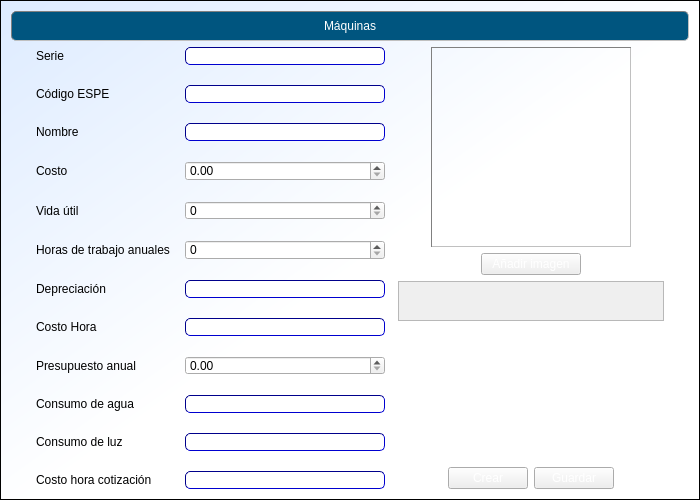
<?xml version="1.0" encoding="UTF-8"?>
<ui version="4.0">
 <class>formularioMaq</class>
 <widget class="QWidget" name="formularioMaq">
  <property name="geometry">
   <rect>
    <x>0</x>
    <y>0</y>
    <width>700</width>
    <height>500</height>
   </rect>
  </property>
  <property name="minimumSize">
   <size>
    <width>700</width>
    <height>500</height>
   </size>
  </property>
  <property name="windowTitle">
   <string>formularioMaq</string>
  </property>
  <property name="styleSheet">
   <string notr="true">QWidget#formularioMaq{
background:qlineargradient(spread:pad, x1:0, y1:0, x2:1, y2:1, stop:0 rgba(221, 235, 255, 255), stop:0.522727 rgba(255, 255, 255, 255));
border: 1px solid black;
}
.QFrame {
 border: 1px inset gray;
 border-radius: 5px;
 background:  transparent;
}
QLabel#label {/*titulos de pág*/
border: 1px inset gray;
 border-radius: 5px;
font: bold 12pt &quot;Calibri&quot;;
background:rgb(0, 85, 127);
color:white;
qproperty-alignment: AlignCenter
}
QLabel#label_11 {/*foto*/
border: 1px inset gray;
qproperty-alignment: AlignCenter
}
QLabel{
border: 0px;
font: 11pt &quot;Arial&quot;;
background: transparent;
}
.QPushButton {
background: qlineargradient(
  x1:0, y1:0, x2:0, y2:1,
  stop:0 #68778e,
  stop: 0.4 #5c637d
  stop: 0.5 #717990,
  stop:1 #bec1d2
 );
 color: white;
}
QLineEdit {
     border: 1px inset darkblue;
     border-radius: 5px;
     background:white;
     selection-background-color: darkgray;
 }</string>
  </property>
  <layout class="QVBoxLayout" name="verticalLayout_2">
   <item>
    <widget class="QLabel" name="label">
     <property name="minimumSize">
      <size>
       <width>0</width>
       <height>30</height>
      </size>
     </property>
     <property name="frameShape">
      <enum>QFrame::Panel</enum>
     </property>
     <property name="frameShadow">
      <enum>QFrame::Raised</enum>
     </property>
     <property name="text">
      <string>Máquinas</string>
     </property>
     <property name="alignment">
      <set>Qt::AlignCenter</set>
     </property>
    </widget>
   </item>
   <item>
    <spacer name="verticalSpacer_3">
     <property name="orientation">
      <enum>Qt::Vertical</enum>
     </property>
     <property name="sizeHint" stdset="0">
      <size>
       <width>20</width>
       <height>9</height>
      </size>
     </property>
    </spacer>
   </item>
   <item>
    <layout class="QHBoxLayout" name="horizontalLayout_4">
     <item>
      <spacer name="horizontalSpacer_3">
       <property name="orientation">
        <enum>Qt::Horizontal</enum>
       </property>
       <property name="sizeHint" stdset="0">
        <size>
         <width>13</width>
         <height>20</height>
        </size>
       </property>
      </spacer>
     </item>
     <item>
      <spacer name="horizontalSpacer_10">
       <property name="orientation">
        <enum>Qt::Horizontal</enum>
       </property>
       <property name="sizeType">
        <enum>QSizePolicy::Maximum</enum>
       </property>
       <property name="sizeHint" stdset="0">
        <size>
         <width>40</width>
         <height>20</height>
        </size>
       </property>
      </spacer>
     </item>
     <item>
      <layout class="QFormLayout" name="formLayout">
       <property name="fieldGrowthPolicy">
        <enum>QFormLayout::AllNonFixedFieldsGrow</enum>
       </property>
       <property name="horizontalSpacing">
        <number>15</number>
       </property>
       <property name="verticalSpacing">
        <number>20</number>
       </property>
       <item row="0" column="0">
        <widget class="QLabel" name="label_2">
         <property name="text">
          <string>Serie</string>
         </property>
        </widget>
       </item>
       <item row="0" column="1">
        <widget class="QLineEdit" name="lineEdit">
         <property name="enabled">
          <bool>true</bool>
         </property>
         <property name="minimumSize">
          <size>
           <width>200</width>
           <height>0</height>
          </size>
         </property>
        </widget>
       </item>
       <item row="1" column="0">
        <widget class="QLabel" name="label_3">
         <property name="text">
          <string>Código ESPE</string>
         </property>
        </widget>
       </item>
       <item row="1" column="1">
        <widget class="QLineEdit" name="lineEdit_2"/>
       </item>
       <item row="2" column="0">
        <widget class="QLabel" name="label_4">
         <property name="text">
          <string>Nombre</string>
         </property>
        </widget>
       </item>
       <item row="2" column="1">
        <widget class="QLineEdit" name="lineEdit_3"/>
       </item>
       <item row="3" column="0">
        <widget class="QLabel" name="label_5">
         <property name="text">
          <string>Costo</string>
         </property>
        </widget>
       </item>
       <item row="3" column="1">
        <widget class="QDoubleSpinBox" name="doubleSpinBox_2">
         <property name="maximum">
          <double>999999999.990000009536743</double>
         </property>
        </widget>
       </item>
       <item row="4" column="0">
        <widget class="QLabel" name="label_6">
         <property name="text">
          <string>Vida útil</string>
         </property>
        </widget>
       </item>
       <item row="4" column="1">
        <widget class="QSpinBox" name="spinBox">
         <property name="maximum">
          <number>999999999</number>
         </property>
        </widget>
       </item>
       <item row="5" column="0">
        <widget class="QLabel" name="label_7">
         <property name="text">
          <string>Horas de trabajo anuales</string>
         </property>
        </widget>
       </item>
       <item row="5" column="1">
        <widget class="QSpinBox" name="spinBox_2">
         <property name="maximum">
          <number>999999999</number>
         </property>
        </widget>
       </item>
       <item row="6" column="0">
        <widget class="QLabel" name="label_8">
         <property name="text">
          <string>Depreciación</string>
         </property>
        </widget>
       </item>
       <item row="6" column="1">
        <widget class="QLineEdit" name="lineEdit_5">
         <property name="enabled">
          <bool>false</bool>
         </property>
        </widget>
       </item>
       <item row="7" column="0">
        <widget class="QLabel" name="label_9">
         <property name="text">
          <string>Costo Hora</string>
         </property>
        </widget>
       </item>
       <item row="7" column="1">
        <widget class="QLineEdit" name="lineEdit_10">
         <property name="enabled">
          <bool>false</bool>
         </property>
        </widget>
       </item>
       <item row="8" column="0">
        <widget class="QLabel" name="label_10">
         <property name="text">
          <string>Presupuesto anual</string>
         </property>
        </widget>
       </item>
       <item row="8" column="1">
        <widget class="QDoubleSpinBox" name="doubleSpinBox_3">
         <property name="maximum">
          <double>999999999.990000009536743</double>
         </property>
        </widget>
       </item>
       <item row="9" column="0">
        <widget class="QLabel" name="label_12">
         <property name="text">
          <string>Consumo de agua</string>
         </property>
        </widget>
       </item>
       <item row="9" column="1">
        <widget class="QLineEdit" name="lineEdit_7">
         <property name="enabled">
          <bool>false</bool>
         </property>
        </widget>
       </item>
       <item row="10" column="0">
        <widget class="QLabel" name="label_13">
         <property name="text">
          <string>Consumo de luz</string>
         </property>
        </widget>
       </item>
       <item row="10" column="1">
        <widget class="QLineEdit" name="lineEdit_8">
         <property name="enabled">
          <bool>false</bool>
         </property>
        </widget>
       </item>
       <item row="11" column="0">
        <widget class="QLabel" name="label_14">
         <property name="text">
          <string>Costo hora cotización</string>
         </property>
        </widget>
       </item>
       <item row="11" column="1">
        <widget class="QLineEdit" name="lineEdit_9">
         <property name="enabled">
          <bool>false</bool>
         </property>
        </widget>
       </item>
      </layout>
     </item>
     <item>
      <spacer name="horizontalSpacer_4">
       <property name="orientation">
        <enum>Qt::Horizontal</enum>
       </property>
       <property name="sizeHint" stdset="0">
        <size>
         <width>22</width>
         <height>20</height>
        </size>
       </property>
      </spacer>
     </item>
     <item>
      <layout class="QVBoxLayout" name="verticalLayout">
       <item>
        <layout class="QHBoxLayout" name="horizontalLayout_2">
         <item>
          <spacer name="horizontalSpacer">
           <property name="orientation">
            <enum>Qt::Horizontal</enum>
           </property>
           <property name="sizeHint" stdset="0">
            <size>
             <width>40</width>
             <height>20</height>
            </size>
           </property>
          </spacer>
         </item>
         <item>
          <widget class="QLabel" name="label_11">
           <property name="sizePolicy">
            <sizepolicy hsizetype="Expanding" vsizetype="Expanding">
             <horstretch>0</horstretch>
             <verstretch>0</verstretch>
            </sizepolicy>
           </property>
           <property name="minimumSize">
            <size>
             <width>200</width>
             <height>200</height>
            </size>
           </property>
           <property name="maximumSize">
            <size>
             <width>200</width>
             <height>200</height>
            </size>
           </property>
           <property name="frameShape">
            <enum>QFrame::Panel</enum>
           </property>
           <property name="frameShadow">
            <enum>QFrame::Sunken</enum>
           </property>
           <property name="text">
            <string/>
           </property>
          </widget>
         </item>
         <item>
          <spacer name="horizontalSpacer_2">
           <property name="orientation">
            <enum>Qt::Horizontal</enum>
           </property>
           <property name="sizeHint" stdset="0">
            <size>
             <width>40</width>
             <height>20</height>
            </size>
           </property>
          </spacer>
         </item>
        </layout>
       </item>
       <item>
        <layout class="QHBoxLayout" name="horizontalLayout_3">
         <item>
          <spacer name="horizontalSpacer_6">
           <property name="orientation">
            <enum>Qt::Horizontal</enum>
           </property>
           <property name="sizeHint" stdset="0">
            <size>
             <width>40</width>
             <height>20</height>
            </size>
           </property>
          </spacer>
         </item>
         <item>
          <widget class="QPushButton" name="pushButton">
           <property name="minimumSize">
            <size>
             <width>100</width>
             <height>0</height>
            </size>
           </property>
           <property name="text">
            <string>Añadir imagen</string>
           </property>
          </widget>
         </item>
         <item>
          <spacer name="horizontalSpacer_7">
           <property name="orientation">
            <enum>Qt::Horizontal</enum>
           </property>
           <property name="sizeHint" stdset="0">
            <size>
             <width>40</width>
             <height>20</height>
            </size>
           </property>
          </spacer>
         </item>
        </layout>
       </item>
       <item>
        <widget class="QPlainTextEdit" name="plainTextEdit">
         <property name="enabled">
          <bool>false</bool>
         </property>
         <property name="maximumSize">
          <size>
           <width>16777215</width>
           <height>40</height>
          </size>
         </property>
        </widget>
       </item>
       <item>
        <spacer name="verticalSpacer">
         <property name="orientation">
          <enum>Qt::Vertical</enum>
         </property>
         <property name="sizeHint" stdset="0">
          <size>
           <width>20</width>
           <height>40</height>
          </size>
         </property>
        </spacer>
       </item>
       <item>
        <layout class="QHBoxLayout" name="horizontalLayout">
         <item>
          <spacer name="horizontalSpacer_8">
           <property name="orientation">
            <enum>Qt::Horizontal</enum>
           </property>
           <property name="sizeHint" stdset="0">
            <size>
             <width>40</width>
             <height>20</height>
            </size>
           </property>
          </spacer>
         </item>
         <item>
          <widget class="QPushButton" name="pushButton_3">
           <property name="text">
            <string>Crear</string>
           </property>
          </widget>
         </item>
         <item>
          <widget class="QPushButton" name="pushButton_2">
           <property name="text">
            <string>Guardar</string>
           </property>
          </widget>
         </item>
         <item>
          <spacer name="horizontalSpacer_9">
           <property name="orientation">
            <enum>Qt::Horizontal</enum>
           </property>
           <property name="sizeHint" stdset="0">
            <size>
             <width>40</width>
             <height>20</height>
            </size>
           </property>
          </spacer>
         </item>
        </layout>
       </item>
      </layout>
     </item>
     <item>
      <spacer name="horizontalSpacer_11">
       <property name="orientation">
        <enum>Qt::Horizontal</enum>
       </property>
       <property name="sizeType">
        <enum>QSizePolicy::Maximum</enum>
       </property>
       <property name="sizeHint" stdset="0">
        <size>
         <width>40</width>
         <height>20</height>
        </size>
       </property>
      </spacer>
     </item>
     <item>
      <spacer name="horizontalSpacer_5">
       <property name="orientation">
        <enum>Qt::Horizontal</enum>
       </property>
       <property name="sizeHint" stdset="0">
        <size>
         <width>13</width>
         <height>20</height>
        </size>
       </property>
      </spacer>
     </item>
    </layout>
   </item>
   <item>
    <spacer name="verticalSpacer_2">
     <property name="orientation">
      <enum>Qt::Vertical</enum>
     </property>
     <property name="sizeHint" stdset="0">
      <size>
       <width>20</width>
       <height>10</height>
      </size>
     </property>
    </spacer>
   </item>
  </layout>
 </widget>
 <layoutdefault spacing="6" margin="11"/>
 <resources/>
 <connections/>
</ui>
